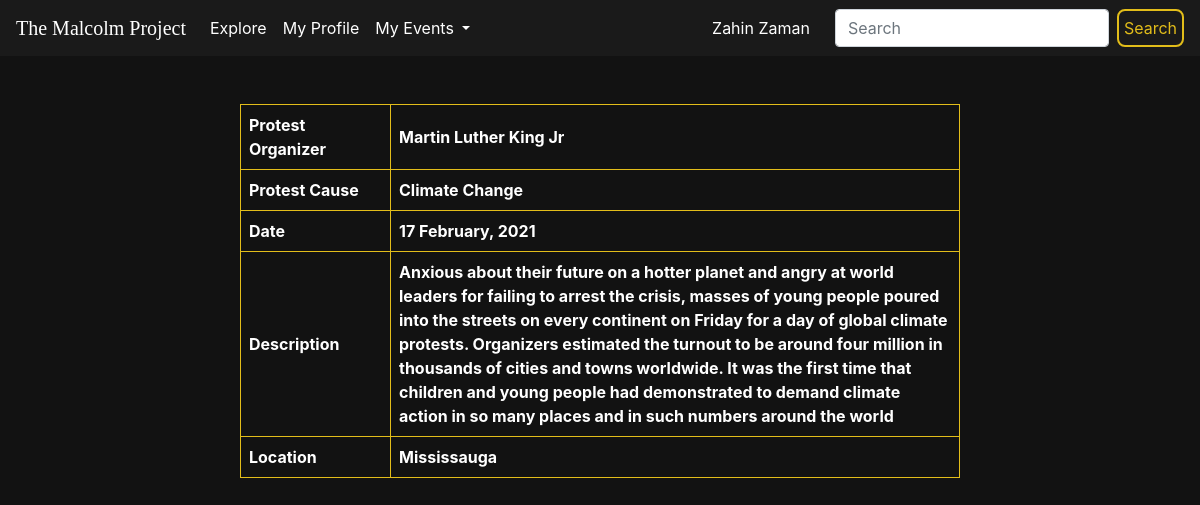
Screenshot of /event/4 (signed in) with the database file from the repository.
### app.py (models this page shows, shortened)
class User(db.Model):
    id = db.Column(db.Integer, primary_key = True)
    fname = db.Column(db.String(150))
    lname = db.Column(db.String(150))
    email = db.Column(db.String(150))
    pword = db.Column(db.String(150))
    events = db.relationship("Event", backref = "user")

class Event(db.Model):
    id = db.Column(db.Integer, primary_key = True)
    userid = db.Column(db.Integer, db.ForeignKey("user.id"))
    cause = db.Column(db.String(500))
    description = db.Column(db.String(5000))
    addr = db.Column(db.String(500))
    addr_lat = db.Column(db.Float())
    addr_long = db.Column(db.Float())
    date = db.Column(db.DateTime)

### app.py (the view)
@app.route("/event/<event_id>")
def event(event_id):
    foundEvent = Event.query.filter_by(id = event_id).first()
    foundUser = User.query.filter_by(id = foundEvent.userid).first()
    fname = ""
    lname = ""
    events = []
    if "email" in session:
        currUser = User.query.filter_by(email = session["email"]).first()
        fname = currUser.fname
        lname = currUser.lname
        events = currUser.events
    return render_template("event.html", fname = fname, lname = lname, events = events, user = str(foundUser.fname + " " + foundUser.lname), cause = foundEvent.cause, description = foundEvent.description, addr = foundEvent.addr, addr_lat = foundEvent.addr_lat, addr_long = foundEvent.addr_long, date = foundEvent.date.strftime("%d %B, %Y"))

### templates/event.html (shortened to what this page needs)
{% extends "base.html" %}
{% block name %}{{fname}} {{lname}}{% endblock %}
{% block content %}
    <div style="width: 60%; margin: 0 auto; padding-top: 20px; padding-bottom: 20px;">
        <table>
            <tr>
                <th width = 150px>
                    Protest Organizer
                </th>
                <th>
                    {{user}}
                </th>
            </tr>
            <tr>
                <th>
                    Protest Cause
                </th>
                <th>
                    {{cause}}
                </th>
            </tr>
            <tr>
                <th>
                    Date
                </th>
                <th>
                    {{date}}
                </th>
            </tr>
            <tr>
                <th>
                    Description
                </th>
                <th>
                    {{description}}
                </th>
            </tr>
            <tr>
                <th>
                    Location
                </th>
                <th>
                    {{addr}}
                </th>
            </tr>
        </table>
    </div>
    <div id="googleMap" style="margin: 0 auto; width:60%; height:400px;"></div>
{% endblock %}

### static/styles_base.css (style rules this page uses)
body { background-color: rgb(18, 18, 18); }
table { color: white; border-collapse: collapse; width: 100%; }
td, th { border: 1px solid rgb(226, 189, 26); text-align: left; padding: 8px; }

### rows the page displays
User: fname "Zahin", lname "Zaman"
Event: cause "Climate Change", description "Anxious about their future on a hotter planet and angry at world leaders for failing to arrest the crisis, masses of young people poured into the streets on every continent on Friday for a day of global climate protests. Organizers estimated the turnout to be around four million in thousands of cities and towns worldwide. It was the first time that children and young people had demonstrated to demand climate action in so many places and in such numbers around the world", addr "Mississauga"

### other values shown
{{ user }} "Martin Luther King Jr"
{{ date }} "17 February, 2021"
